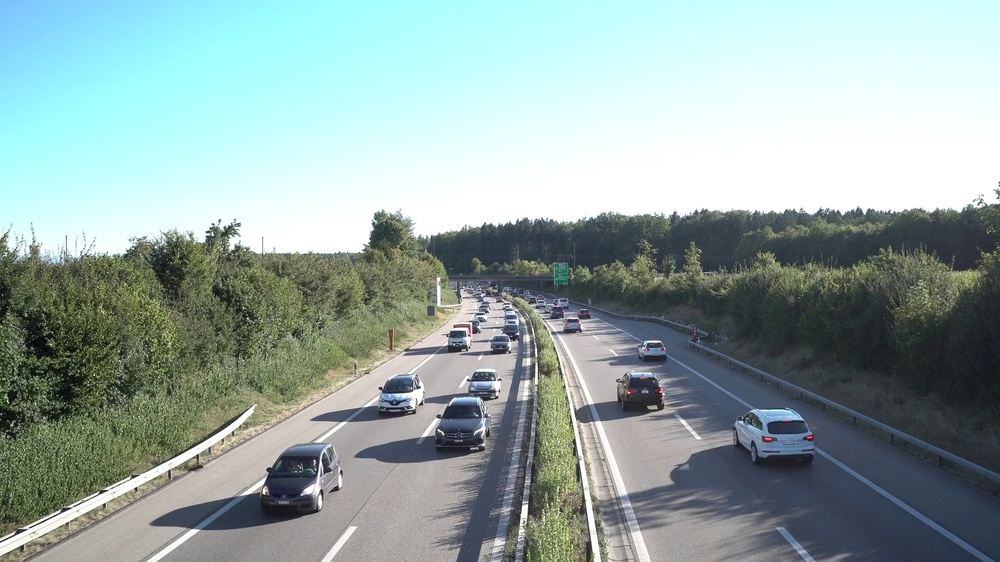
#> input picture LAB3/currentFrame.jpg, 1000 x 562 px, shrunk from 1920 x 1080 before the run
$ python example4.py
#> lines starting #> are read from the running program, lines starting #| are printed output that depends on the picture; after the words box and inside, x2 and y2 are one past the last pixel; in counts of white or black regions, pixels touching at a corner belong together
import cv2
import numpy as np


currentFrame = cv2.imread('currentFrame.jpg',cv2.IMREAD_UNCHANGED)
#> currentFrame is the input picture: shape (562, 1000, 3); mean B, G, R 163.9, 166.4, 147.2
backgroundModel = cv2.imread('medianFrame.jpg',cv2.IMREAD_UNCHANGED)
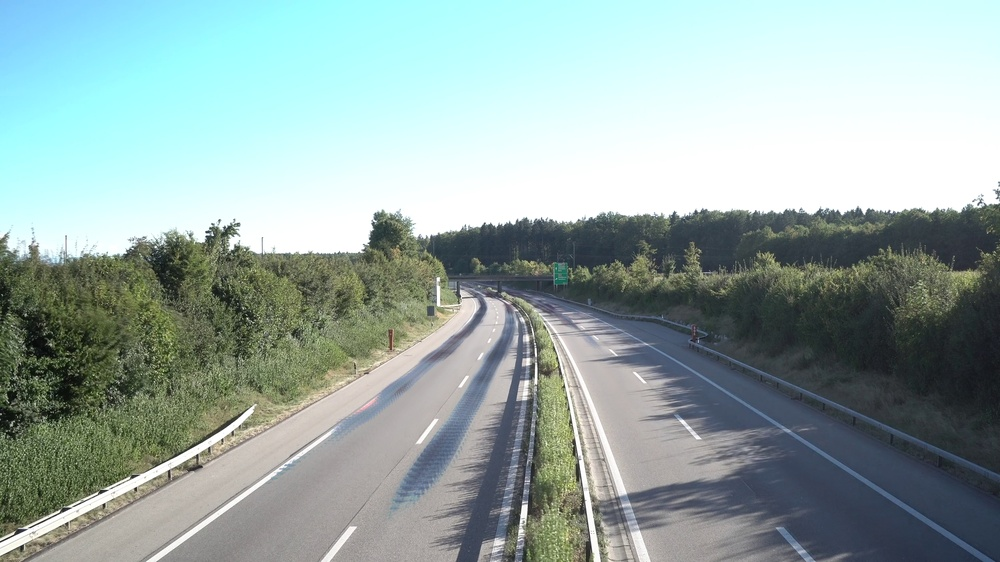
#> input picture LAB3/medianFrame.jpg, 1000 x 562 px, shrunk from 1920 x 1080 before the run
#> backgroundModel is the input picture: shape (562, 1000, 3); mean B, G, R 165.8, 168.9, 149.7


first_gray = cv2.cvtColor(currentFrame, cv2.COLOR_BGR2GRAY)
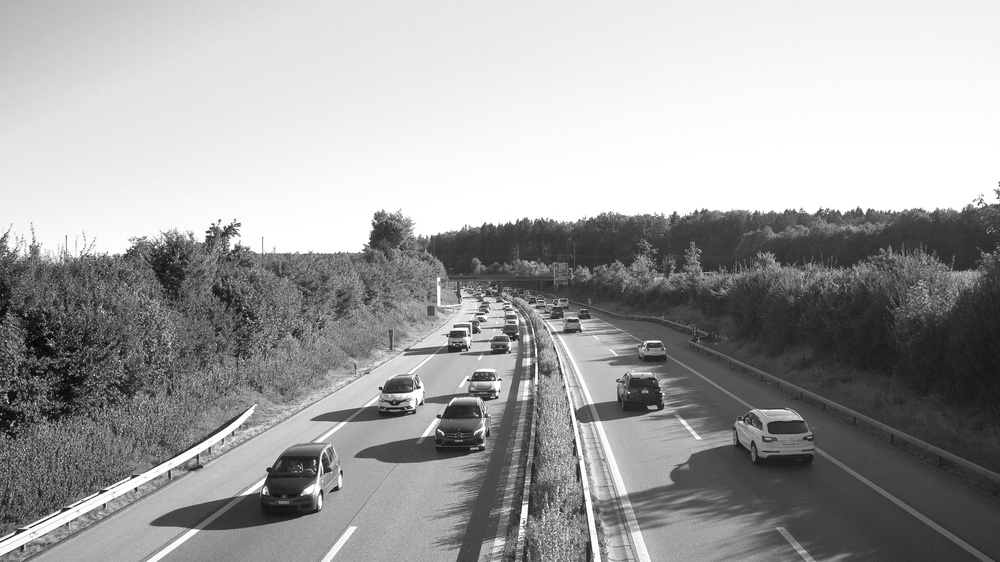
#> first_gray: shape (562, 1000); min 1, max 255, mean 160.4
gray_frame = cv2.cvtColor(backgroundModel, cv2.COLOR_BGR2GRAY)
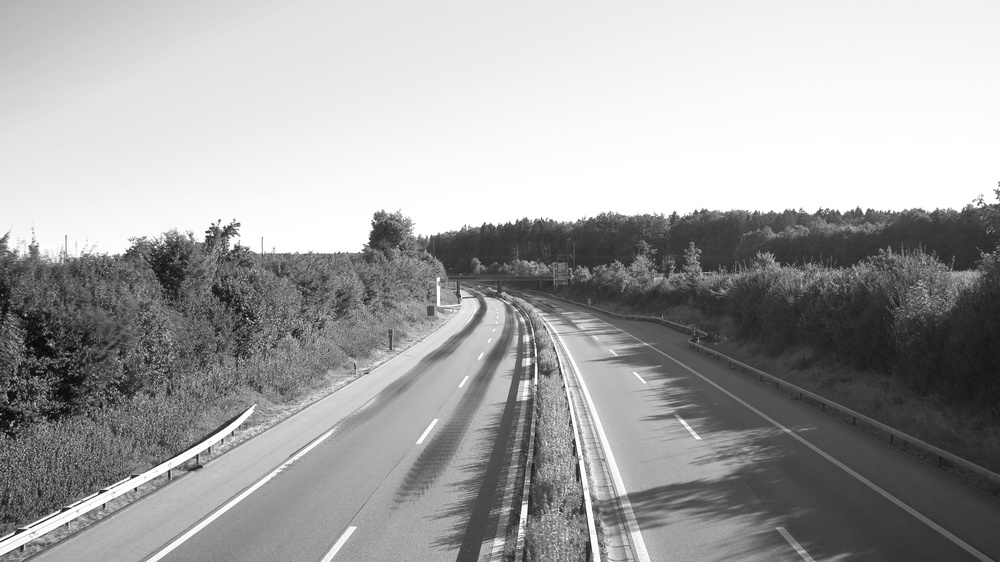
#> gray_frame: shape (562, 1000); min 4, max 255, mean 162.8

difference = cv2.absdiff(first_gray, gray_frame)
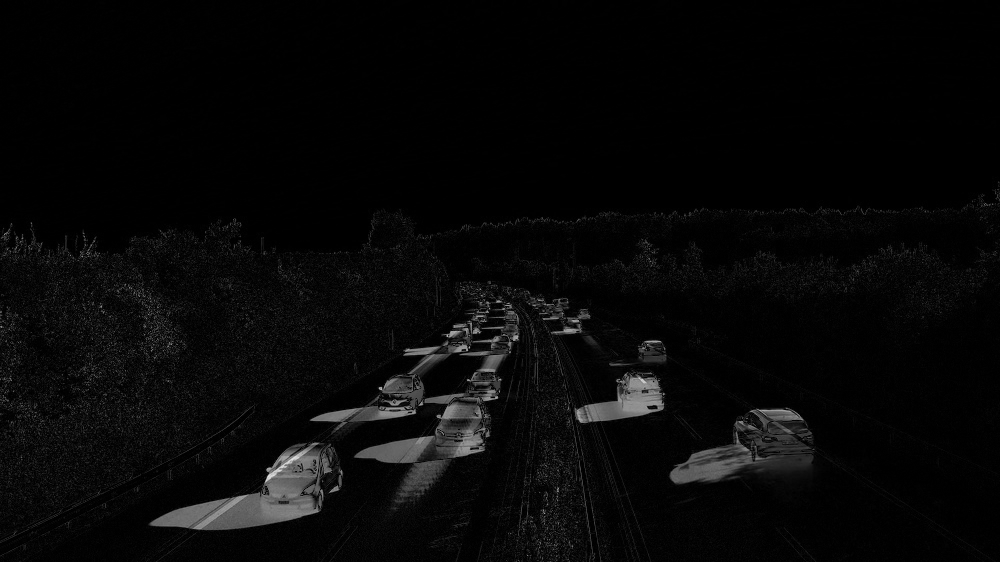
#> difference: shape (562, 1000); min 0, max 229, mean 7.8
_, difference = cv2.threshold(difference, 25, 255, cv2.THRESH_BINARY)
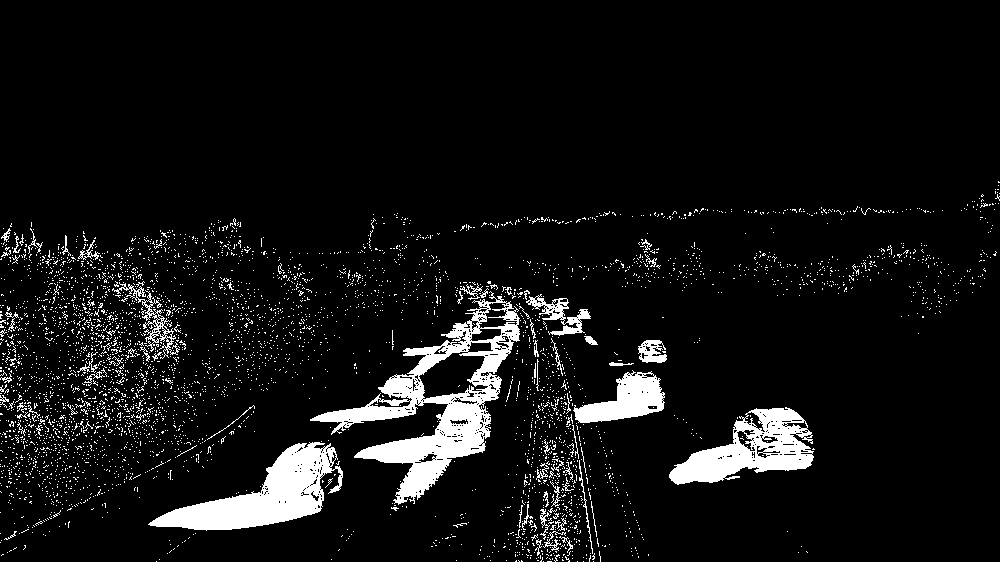
#> difference: shape (562, 1000); 7.3% white; 4324 white regions (4240 under 20 px), largest, box (x1, y1, x2, y2) and area: (310, 291, 520, 505) 11318, (148, 442, 343, 531) 7062, (669, 407, 814, 485) 5376

cv2.imshow("Current frame", currentFrame)
cv2.imshow("Background Model", backgroundModel)
cv2.imshow("thresholded difference", difference)

cv2.waitKey(0)
cv2.destroyAllWindows()
